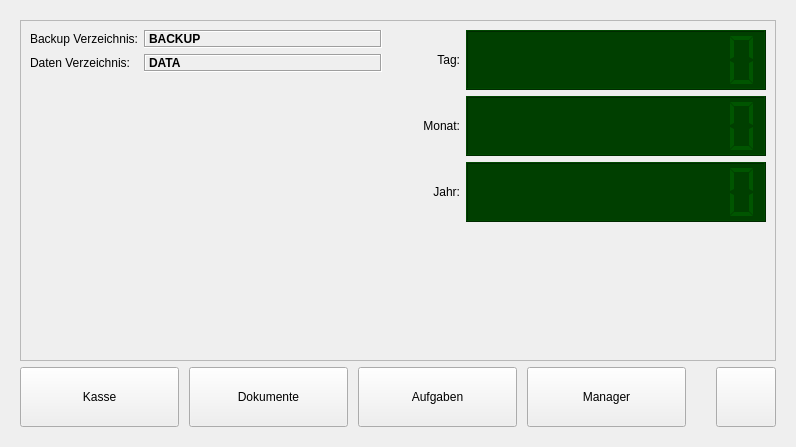
<?xml version="1.0" encoding="UTF-8"?>
<ui version="4.0">
 <class>QRKHome</class>
 <widget class="QWidget" name="QRKHome">
  <property name="geometry">
   <rect>
    <x>0</x>
    <y>0</y>
    <width>796</width>
    <height>447</height>
   </rect>
  </property>
  <property name="windowTitle">
   <string>Form</string>
  </property>
  <property name="windowIcon">
   <iconset resource="../qrk.qrc">
    <normaloff>:/icons/logo.png</normaloff>:/icons/logo.png</iconset>
  </property>
  <layout class="QHBoxLayout" name="horizontalLayout_9">
   <item>
    <widget class="QFrame" name="frame">
     <layout class="QGridLayout" name="gridLayout">
      <item row="0" column="0">
       <layout class="QVBoxLayout" name="verticalLayout_2">
        <item>
         <widget class="QFrame" name="frame_2">
          <property name="frameShape">
           <enum>QFrame::StyledPanel</enum>
          </property>
          <property name="frameShadow">
           <enum>QFrame::Raised</enum>
          </property>
          <layout class="QHBoxLayout" name="horizontalLayout_10">
           <item>
            <layout class="QHBoxLayout" name="horizontalLayout_8">
             <item>
              <layout class="QHBoxLayout" name="horizontalLayout_5">
               <item>
                <layout class="QFormLayout" name="formLayout">
                 <item row="0" column="0">
                  <widget class="QLabel" name="label">
                   <property name="text">
                    <string>Backup Verzeichnis:</string>
                   </property>
                  </widget>
                 </item>
                 <item row="0" column="1">
                  <layout class="QHBoxLayout" name="horizontalLayout_3">
                   <item>
                    <widget class="QLabel" name="backupDirLabel">
                     <property name="sizePolicy">
                      <sizepolicy hsizetype="Expanding" vsizetype="Preferred">
                       <horstretch>0</horstretch>
                       <verstretch>0</verstretch>
                      </sizepolicy>
                     </property>
                     <property name="font">
                      <font>
                       <family>Arial</family>
                       <weight>75</weight>
                       <bold>true</bold>
                      </font>
                     </property>
                     <property name="frameShape">
                      <enum>QFrame::Box</enum>
                     </property>
                     <property name="frameShadow">
                      <enum>QFrame::Sunken</enum>
                     </property>
                     <property name="text">
                      <string>BACKUP</string>
                     </property>
                    </widget>
                   </item>
                   <item>
                    <widget class="QLabel" name="backupDirIconLabel">
                     <property name="sizePolicy">
                      <sizepolicy hsizetype="Preferred" vsizetype="Preferred">
                       <horstretch>0</horstretch>
                       <verstretch>0</verstretch>
                      </sizepolicy>
                     </property>
                     <property name="autoFillBackground">
                      <bool>false</bool>
                     </property>
                     <property name="frameShape">
                      <enum>QFrame::NoFrame</enum>
                     </property>
                     <property name="frameShadow">
                      <enum>QFrame::Raised</enum>
                     </property>
                     <property name="text">
                      <string/>
                     </property>
                     <property name="pixmap">
                      <pixmap resource="../qrk.qrc">:/icons/ok.png</pixmap>
                     </property>
                    </widget>
                   </item>
                  </layout>
                 </item>
                 <item row="1" column="0">
                  <widget class="QLabel" name="label_2">
                   <property name="text">
                    <string>Daten Verzeichnis:</string>
                   </property>
                  </widget>
                 </item>
                 <item row="1" column="1">
                  <layout class="QHBoxLayout" name="horizontalLayout_4">
                   <item>
                    <widget class="QLabel" name="dataDirlabel">
                     <property name="sizePolicy">
                      <sizepolicy hsizetype="Expanding" vsizetype="Preferred">
                       <horstretch>0</horstretch>
                       <verstretch>0</verstretch>
                      </sizepolicy>
                     </property>
                     <property name="font">
                      <font>
                       <family>Arial</family>
                       <weight>75</weight>
                       <bold>true</bold>
                      </font>
                     </property>
                     <property name="frameShape">
                      <enum>QFrame::Box</enum>
                     </property>
                     <property name="frameShadow">
                      <enum>QFrame::Sunken</enum>
                     </property>
                     <property name="text">
                      <string>DATA</string>
                     </property>
                    </widget>
                   </item>
                   <item>
                    <widget class="QLabel" name="dataDirIconLabel">
                     <property name="sizePolicy">
                      <sizepolicy hsizetype="Preferred" vsizetype="Preferred">
                       <horstretch>0</horstretch>
                       <verstretch>0</verstretch>
                      </sizepolicy>
                     </property>
                     <property name="frameShape">
                      <enum>QFrame::NoFrame</enum>
                     </property>
                     <property name="frameShadow">
                      <enum>QFrame::Raised</enum>
                     </property>
                     <property name="text">
                      <string/>
                     </property>
                     <property name="pixmap">
                      <pixmap resource="../qrk.qrc">:/icons/ok.png</pixmap>
                     </property>
                    </widget>
                   </item>
                  </layout>
                 </item>
                </layout>
               </item>
              </layout>
             </item>
             <item>
              <layout class="QVBoxLayout" name="verticalLayout">
               <item>
                <layout class="QHBoxLayout" name="horizontalLayout">
                 <item>
                  <widget class="QLabel" name="label_3">
                   <property name="sizePolicy">
                    <sizepolicy hsizetype="Expanding" vsizetype="Preferred">
                     <horstretch>0</horstretch>
                     <verstretch>0</verstretch>
                    </sizepolicy>
                   </property>
                   <property name="text">
                    <string>Tag:</string>
                   </property>
                   <property name="alignment">
                    <set>Qt::AlignRight|Qt::AlignTrailing|Qt::AlignVCenter</set>
                   </property>
                  </widget>
                 </item>
                 <item>
                  <widget class="QLCDNumber" name="lcdNumberDay">
                   <property name="sizePolicy">
                    <sizepolicy hsizetype="Expanding" vsizetype="Minimum">
                     <horstretch>0</horstretch>
                     <verstretch>0</verstretch>
                    </sizepolicy>
                   </property>
                   <property name="minimumSize">
                    <size>
                     <width>300</width>
                     <height>60</height>
                    </size>
                   </property>
                   <property name="palette">
                    <palette>
                     <active>
                      <colorrole role="WindowText">
                       <brush brushstyle="SolidPattern">
                        <color alpha="255">
                         <red>0</red>
                         <green>85</green>
                         <blue>0</blue>
                        </color>
                       </brush>
                      </colorrole>
                      <colorrole role="Button">
                       <brush brushstyle="SolidPattern">
                        <color alpha="255">
                         <red>0</red>
                         <green>63</green>
                         <blue>0</blue>
                        </color>
                       </brush>
                      </colorrole>
                      <colorrole role="Light">
                       <brush brushstyle="SolidPattern">
                        <color alpha="255">
                         <red>0</red>
                         <green>170</green>
                         <blue>0</blue>
                        </color>
                       </brush>
                      </colorrole>
                      <colorrole role="Text">
                       <brush brushstyle="SolidPattern">
                        <color alpha="255">
                         <red>0</red>
                         <green>85</green>
                         <blue>0</blue>
                        </color>
                       </brush>
                      </colorrole>
                      <colorrole role="ButtonText">
                       <brush brushstyle="SolidPattern">
                        <color alpha="255">
                         <red>0</red>
                         <green>85</green>
                         <blue>0</blue>
                        </color>
                       </brush>
                      </colorrole>
                      <colorrole role="Base">
                       <brush brushstyle="SolidPattern">
                        <color alpha="255">
                         <red>0</red>
                         <green>63</green>
                         <blue>0</blue>
                        </color>
                       </brush>
                      </colorrole>
                      <colorrole role="Window">
                       <brush brushstyle="SolidPattern">
                        <color alpha="255">
                         <red>0</red>
                         <green>63</green>
                         <blue>0</blue>
                        </color>
                       </brush>
                      </colorrole>
                     </active>
                     <inactive>
                      <colorrole role="WindowText">
                       <brush brushstyle="SolidPattern">
                        <color alpha="255">
                         <red>0</red>
                         <green>85</green>
                         <blue>0</blue>
                        </color>
                       </brush>
                      </colorrole>
                      <colorrole role="Button">
                       <brush brushstyle="SolidPattern">
                        <color alpha="255">
                         <red>0</red>
                         <green>63</green>
                         <blue>0</blue>
                        </color>
                       </brush>
                      </colorrole>
                      <colorrole role="Light">
                       <brush brushstyle="SolidPattern">
                        <color alpha="255">
                         <red>0</red>
                         <green>170</green>
                         <blue>0</blue>
                        </color>
                       </brush>
                      </colorrole>
                      <colorrole role="Text">
                       <brush brushstyle="SolidPattern">
                        <color alpha="255">
                         <red>0</red>
                         <green>85</green>
                         <blue>0</blue>
                        </color>
                       </brush>
                      </colorrole>
                      <colorrole role="ButtonText">
                       <brush brushstyle="SolidPattern">
                        <color alpha="255">
                         <red>0</red>
                         <green>85</green>
                         <blue>0</blue>
                        </color>
                       </brush>
                      </colorrole>
                      <colorrole role="Base">
                       <brush brushstyle="SolidPattern">
                        <color alpha="255">
                         <red>0</red>
                         <green>63</green>
                         <blue>0</blue>
                        </color>
                       </brush>
                      </colorrole>
                      <colorrole role="Window">
                       <brush brushstyle="SolidPattern">
                        <color alpha="255">
                         <red>0</red>
                         <green>63</green>
                         <blue>0</blue>
                        </color>
                       </brush>
                      </colorrole>
                     </inactive>
                     <disabled>
                      <colorrole role="WindowText">
                       <brush brushstyle="SolidPattern">
                        <color alpha="255">
                         <red>0</red>
                         <green>85</green>
                         <blue>0</blue>
                        </color>
                       </brush>
                      </colorrole>
                      <colorrole role="Button">
                       <brush brushstyle="SolidPattern">
                        <color alpha="255">
                         <red>0</red>
                         <green>63</green>
                         <blue>0</blue>
                        </color>
                       </brush>
                      </colorrole>
                      <colorrole role="Light">
                       <brush brushstyle="SolidPattern">
                        <color alpha="255">
                         <red>0</red>
                         <green>170</green>
                         <blue>0</blue>
                        </color>
                       </brush>
                      </colorrole>
                      <colorrole role="Text">
                       <brush brushstyle="SolidPattern">
                        <color alpha="255">
                         <red>0</red>
                         <green>85</green>
                         <blue>0</blue>
                        </color>
                       </brush>
                      </colorrole>
                      <colorrole role="ButtonText">
                       <brush brushstyle="SolidPattern">
                        <color alpha="255">
                         <red>0</red>
                         <green>85</green>
                         <blue>0</blue>
                        </color>
                       </brush>
                      </colorrole>
                      <colorrole role="Base">
                       <brush brushstyle="SolidPattern">
                        <color alpha="255">
                         <red>0</red>
                         <green>63</green>
                         <blue>0</blue>
                        </color>
                       </brush>
                      </colorrole>
                      <colorrole role="Window">
                       <brush brushstyle="SolidPattern">
                        <color alpha="255">
                         <red>0</red>
                         <green>63</green>
                         <blue>0</blue>
                        </color>
                       </brush>
                      </colorrole>
                     </disabled>
                    </palette>
                   </property>
                   <property name="styleSheet">
                    <string notr="true">QLCDNumber{
	color: rgb(0, 85, 0);
	background-color: rgb(0, 63, 0);
}</string>
                   </property>
                   <property name="smallDecimalPoint">
                    <bool>false</bool>
                   </property>
                   <property name="digitCount">
                    <number>10</number>
                   </property>
                   <property name="segmentStyle">
                    <enum>QLCDNumber::Flat</enum>
                   </property>
                  </widget>
                 </item>
                </layout>
               </item>
               <item>
                <layout class="QHBoxLayout" name="horizontalLayout_6">
                 <item>
                  <widget class="QLabel" name="label_4">
                   <property name="sizePolicy">
                    <sizepolicy hsizetype="Expanding" vsizetype="Preferred">
                     <horstretch>0</horstretch>
                     <verstretch>0</verstretch>
                    </sizepolicy>
                   </property>
                   <property name="text">
                    <string>Monat:</string>
                   </property>
                   <property name="alignment">
                    <set>Qt::AlignRight|Qt::AlignTrailing|Qt::AlignVCenter</set>
                   </property>
                  </widget>
                 </item>
                 <item>
                  <widget class="QLCDNumber" name="lcdNumberMonth">
                   <property name="sizePolicy">
                    <sizepolicy hsizetype="Expanding" vsizetype="Minimum">
                     <horstretch>0</horstretch>
                     <verstretch>0</verstretch>
                    </sizepolicy>
                   </property>
                   <property name="minimumSize">
                    <size>
                     <width>300</width>
                     <height>60</height>
                    </size>
                   </property>
                   <property name="palette">
                    <palette>
                     <active>
                      <colorrole role="WindowText">
                       <brush brushstyle="SolidPattern">
                        <color alpha="255">
                         <red>0</red>
                         <green>85</green>
                         <blue>0</blue>
                        </color>
                       </brush>
                      </colorrole>
                      <colorrole role="Button">
                       <brush brushstyle="SolidPattern">
                        <color alpha="255">
                         <red>0</red>
                         <green>63</green>
                         <blue>0</blue>
                        </color>
                       </brush>
                      </colorrole>
                      <colorrole role="Light">
                       <brush brushstyle="SolidPattern">
                        <color alpha="255">
                         <red>0</red>
                         <green>170</green>
                         <blue>0</blue>
                        </color>
                       </brush>
                      </colorrole>
                      <colorrole role="Text">
                       <brush brushstyle="SolidPattern">
                        <color alpha="255">
                         <red>0</red>
                         <green>85</green>
                         <blue>0</blue>
                        </color>
                       </brush>
                      </colorrole>
                      <colorrole role="ButtonText">
                       <brush brushstyle="SolidPattern">
                        <color alpha="255">
                         <red>0</red>
                         <green>85</green>
                         <blue>0</blue>
                        </color>
                       </brush>
                      </colorrole>
                      <colorrole role="Base">
                       <brush brushstyle="SolidPattern">
                        <color alpha="255">
                         <red>0</red>
                         <green>63</green>
                         <blue>0</blue>
                        </color>
                       </brush>
                      </colorrole>
                      <colorrole role="Window">
                       <brush brushstyle="SolidPattern">
                        <color alpha="255">
                         <red>0</red>
                         <green>63</green>
                         <blue>0</blue>
                        </color>
                       </brush>
                      </colorrole>
                     </active>
                     <inactive>
                      <colorrole role="WindowText">
                       <brush brushstyle="SolidPattern">
                        <color alpha="255">
                         <red>0</red>
                         <green>85</green>
                         <blue>0</blue>
                        </color>
                       </brush>
                      </colorrole>
                      <colorrole role="Button">
                       <brush brushstyle="SolidPattern">
                        <color alpha="255">
                         <red>0</red>
                         <green>63</green>
                         <blue>0</blue>
                        </color>
                       </brush>
                      </colorrole>
                      <colorrole role="Light">
                       <brush brushstyle="SolidPattern">
                        <color alpha="255">
                         <red>0</red>
                         <green>170</green>
                         <blue>0</blue>
                        </color>
                       </brush>
                      </colorrole>
                      <colorrole role="Text">
                       <brush brushstyle="SolidPattern">
                        <color alpha="255">
                         <red>0</red>
                         <green>85</green>
                         <blue>0</blue>
                        </color>
                       </brush>
                      </colorrole>
                      <colorrole role="ButtonText">
                       <brush brushstyle="SolidPattern">
                        <color alpha="255">
                         <red>0</red>
                         <green>85</green>
                         <blue>0</blue>
                        </color>
                       </brush>
                      </colorrole>
                      <colorrole role="Base">
                       <brush brushstyle="SolidPattern">
                        <color alpha="255">
                         <red>0</red>
                         <green>63</green>
                         <blue>0</blue>
                        </color>
                       </brush>
                      </colorrole>
                      <colorrole role="Window">
                       <brush brushstyle="SolidPattern">
                        <color alpha="255">
                         <red>0</red>
                         <green>63</green>
                         <blue>0</blue>
                        </color>
                       </brush>
                      </colorrole>
                     </inactive>
                     <disabled>
                      <colorrole role="WindowText">
                       <brush brushstyle="SolidPattern">
                        <color alpha="255">
                         <red>0</red>
                         <green>85</green>
                         <blue>0</blue>
                        </color>
                       </brush>
                      </colorrole>
                      <colorrole role="Button">
                       <brush brushstyle="SolidPattern">
                        <color alpha="255">
                         <red>0</red>
                         <green>63</green>
                         <blue>0</blue>
                        </color>
                       </brush>
                      </colorrole>
                      <colorrole role="Light">
                       <brush brushstyle="SolidPattern">
                        <color alpha="255">
                         <red>0</red>
                         <green>170</green>
                         <blue>0</blue>
                        </color>
                       </brush>
                      </colorrole>
                      <colorrole role="Text">
                       <brush brushstyle="SolidPattern">
                        <color alpha="255">
                         <red>0</red>
                         <green>85</green>
                         <blue>0</blue>
                        </color>
                       </brush>
                      </colorrole>
                      <colorrole role="ButtonText">
                       <brush brushstyle="SolidPattern">
                        <color alpha="255">
                         <red>0</red>
                         <green>85</green>
                         <blue>0</blue>
                        </color>
                       </brush>
                      </colorrole>
                      <colorrole role="Base">
                       <brush brushstyle="SolidPattern">
                        <color alpha="255">
                         <red>0</red>
                         <green>63</green>
                         <blue>0</blue>
                        </color>
                       </brush>
                      </colorrole>
                      <colorrole role="Window">
                       <brush brushstyle="SolidPattern">
                        <color alpha="255">
                         <red>0</red>
                         <green>63</green>
                         <blue>0</blue>
                        </color>
                       </brush>
                      </colorrole>
                     </disabled>
                    </palette>
                   </property>
                   <property name="styleSheet">
                    <string notr="true">QLCDNumber{color: rgb(0, 85, 0);background-color: rgb(0, 63, 0);}</string>
                   </property>
                   <property name="smallDecimalPoint">
                    <bool>false</bool>
                   </property>
                   <property name="digitCount">
                    <number>10</number>
                   </property>
                   <property name="segmentStyle">
                    <enum>QLCDNumber::Flat</enum>
                   </property>
                  </widget>
                 </item>
                </layout>
               </item>
               <item>
                <layout class="QHBoxLayout" name="horizontalLayout_7">
                 <item>
                  <widget class="QLabel" name="label_5">
                   <property name="sizePolicy">
                    <sizepolicy hsizetype="Expanding" vsizetype="Preferred">
                     <horstretch>0</horstretch>
                     <verstretch>0</verstretch>
                    </sizepolicy>
                   </property>
                   <property name="text">
                    <string>Jahr:</string>
                   </property>
                   <property name="alignment">
                    <set>Qt::AlignRight|Qt::AlignTrailing|Qt::AlignVCenter</set>
                   </property>
                  </widget>
                 </item>
                 <item>
                  <widget class="QLCDNumber" name="lcdNumberYear">
                   <property name="sizePolicy">
                    <sizepolicy hsizetype="Expanding" vsizetype="Minimum">
                     <horstretch>0</horstretch>
                     <verstretch>0</verstretch>
                    </sizepolicy>
                   </property>
                   <property name="minimumSize">
                    <size>
                     <width>300</width>
                     <height>60</height>
                    </size>
                   </property>
                   <property name="palette">
                    <palette>
                     <active>
                      <colorrole role="WindowText">
                       <brush brushstyle="SolidPattern">
                        <color alpha="255">
                         <red>0</red>
                         <green>85</green>
                         <blue>0</blue>
                        </color>
                       </brush>
                      </colorrole>
                      <colorrole role="Button">
                       <brush brushstyle="SolidPattern">
                        <color alpha="255">
                         <red>0</red>
                         <green>63</green>
                         <blue>0</blue>
                        </color>
                       </brush>
                      </colorrole>
                      <colorrole role="Light">
                       <brush brushstyle="SolidPattern">
                        <color alpha="255">
                         <red>0</red>
                         <green>170</green>
                         <blue>0</blue>
                        </color>
                       </brush>
                      </colorrole>
                      <colorrole role="Text">
                       <brush brushstyle="SolidPattern">
                        <color alpha="255">
                         <red>0</red>
                         <green>85</green>
                         <blue>0</blue>
                        </color>
                       </brush>
                      </colorrole>
                      <colorrole role="ButtonText">
                       <brush brushstyle="SolidPattern">
                        <color alpha="255">
                         <red>0</red>
                         <green>85</green>
                         <blue>0</blue>
                        </color>
                       </brush>
                      </colorrole>
                      <colorrole role="Base">
                       <brush brushstyle="SolidPattern">
                        <color alpha="255">
                         <red>0</red>
                         <green>63</green>
                         <blue>0</blue>
                        </color>
                       </brush>
                      </colorrole>
                      <colorrole role="Window">
                       <brush brushstyle="SolidPattern">
                        <color alpha="255">
                         <red>0</red>
                         <green>63</green>
                         <blue>0</blue>
                        </color>
                       </brush>
                      </colorrole>
                     </active>
                     <inactive>
                      <colorrole role="WindowText">
                       <brush brushstyle="SolidPattern">
                        <color alpha="255">
                         <red>0</red>
                         <green>85</green>
                         <blue>0</blue>
                        </color>
                       </brush>
                      </colorrole>
                      <colorrole role="Button">
                       <brush brushstyle="SolidPattern">
                        <color alpha="255">
                         <red>0</red>
                         <green>63</green>
                         <blue>0</blue>
                        </color>
                       </brush>
                      </colorrole>
                      <colorrole role="Light">
                       <brush brushstyle="SolidPattern">
                        <color alpha="255">
                         <red>0</red>
                         <green>170</green>
                         <blue>0</blue>
                        </color>
                       </brush>
                      </colorrole>
                      <colorrole role="Text">
                       <brush brushstyle="SolidPattern">
                        <color alpha="255">
                         <red>0</red>
                         <green>85</green>
                         <blue>0</blue>
                        </color>
                       </brush>
                      </colorrole>
                      <colorrole role="ButtonText">
                       <brush brushstyle="SolidPattern">
                        <color alpha="255">
                         <red>0</red>
                         <green>85</green>
                         <blue>0</blue>
                        </color>
                       </brush>
                      </colorrole>
                      <colorrole role="Base">
                       <brush brushstyle="SolidPattern">
                        <color alpha="255">
                         <red>0</red>
                         <green>63</green>
                         <blue>0</blue>
                        </color>
                       </brush>
                      </colorrole>
                      <colorrole role="Window">
                       <brush brushstyle="SolidPattern">
                        <color alpha="255">
                         <red>0</red>
                         <green>63</green>
                         <blue>0</blue>
                        </color>
                       </brush>
                      </colorrole>
                     </inactive>
                     <disabled>
                      <colorrole role="WindowText">
                       <brush brushstyle="SolidPattern">
                        <color alpha="255">
                         <red>0</red>
                         <green>85</green>
                         <blue>0</blue>
                        </color>
                       </brush>
                      </colorrole>
                      <colorrole role="Button">
                       <brush brushstyle="SolidPattern">
                        <color alpha="255">
                         <red>0</red>
                         <green>63</green>
                         <blue>0</blue>
                        </color>
                       </brush>
                      </colorrole>
                      <colorrole role="Light">
                       <brush brushstyle="SolidPattern">
                        <color alpha="255">
                         <red>0</red>
                         <green>170</green>
                         <blue>0</blue>
                        </color>
                       </brush>
                      </colorrole>
                      <colorrole role="Text">
                       <brush brushstyle="SolidPattern">
                        <color alpha="255">
                         <red>0</red>
                         <green>85</green>
                         <blue>0</blue>
                        </color>
                       </brush>
                      </colorrole>
                      <colorrole role="ButtonText">
                       <brush brushstyle="SolidPattern">
                        <color alpha="255">
                         <red>0</red>
                         <green>85</green>
                         <blue>0</blue>
                        </color>
                       </brush>
                      </colorrole>
                      <colorrole role="Base">
                       <brush brushstyle="SolidPattern">
                        <color alpha="255">
                         <red>0</red>
                         <green>63</green>
                         <blue>0</blue>
                        </color>
                       </brush>
                      </colorrole>
                      <colorrole role="Window">
                       <brush brushstyle="SolidPattern">
                        <color alpha="255">
                         <red>0</red>
                         <green>63</green>
                         <blue>0</blue>
                        </color>
                       </brush>
                      </colorrole>
                     </disabled>
                    </palette>
                   </property>
                   <property name="styleSheet">
                    <string notr="true">QLCDNumber{color: rgb(0, 85, 0);background-color: rgb(0, 63, 0);}</string>
                   </property>
                   <property name="smallDecimalPoint">
                    <bool>false</bool>
                   </property>
                   <property name="digitCount">
                    <number>10</number>
                   </property>
                   <property name="segmentStyle">
                    <enum>QLCDNumber::Flat</enum>
                   </property>
                  </widget>
                 </item>
                </layout>
               </item>
               <item>
                <spacer name="verticalSpacer">
                 <property name="orientation">
                  <enum>Qt::Vertical</enum>
                 </property>
                 <property name="sizeHint" stdset="0">
                  <size>
                   <width>20</width>
                   <height>40</height>
                  </size>
                 </property>
                </spacer>
               </item>
              </layout>
             </item>
            </layout>
           </item>
          </layout>
         </widget>
        </item>
        <item>
         <layout class="QHBoxLayout" name="horizontalLayout_2">
          <property name="spacing">
           <number>10</number>
          </property>
          <item>
           <widget class="QPushButton" name="registerButton">
            <property name="sizePolicy">
             <sizepolicy hsizetype="Preferred" vsizetype="Preferred">
              <horstretch>0</horstretch>
              <verstretch>0</verstretch>
             </sizepolicy>
            </property>
            <property name="minimumSize">
             <size>
              <width>150</width>
              <height>60</height>
             </size>
            </property>
            <property name="text">
             <string>Kasse</string>
            </property>
            <property name="icon">
             <iconset resource="../qrk.qrc">
              <normaloff>:/icons/kassa.png</normaloff>:/icons/kassa.png</iconset>
            </property>
            <property name="iconSize">
             <size>
              <width>32</width>
              <height>32</height>
             </size>
            </property>
           </widget>
          </item>
          <item>
           <widget class="QPushButton" name="documentButton">
            <property name="sizePolicy">
             <sizepolicy hsizetype="Preferred" vsizetype="Preferred">
              <horstretch>0</horstretch>
              <verstretch>0</verstretch>
             </sizepolicy>
            </property>
            <property name="minimumSize">
             <size>
              <width>150</width>
              <height>60</height>
             </size>
            </property>
            <property name="text">
             <string>Dokumente</string>
            </property>
            <property name="icon">
             <iconset resource="../qrk.qrc">
              <normaloff>:/icons/documents.png</normaloff>:/icons/documents.png</iconset>
            </property>
            <property name="iconSize">
             <size>
              <width>32</width>
              <height>32</height>
             </size>
            </property>
           </widget>
          </item>
          <item>
           <widget class="QPushButton" name="taskButton">
            <property name="sizePolicy">
             <sizepolicy hsizetype="Preferred" vsizetype="Preferred">
              <horstretch>0</horstretch>
              <verstretch>0</verstretch>
             </sizepolicy>
            </property>
            <property name="minimumSize">
             <size>
              <width>150</width>
              <height>60</height>
             </size>
            </property>
            <property name="text">
             <string>Aufgaben</string>
            </property>
            <property name="icon">
             <iconset resource="../qrk.qrc">
              <normaloff>:/icons/task.png</normaloff>:/icons/task.png</iconset>
            </property>
            <property name="iconSize">
             <size>
              <width>32</width>
              <height>32</height>
             </size>
            </property>
           </widget>
          </item>
          <item>
           <widget class="QPushButton" name="pushButton1">
            <property name="enabled">
             <bool>true</bool>
            </property>
            <property name="sizePolicy">
             <sizepolicy hsizetype="Preferred" vsizetype="Preferred">
              <horstretch>0</horstretch>
              <verstretch>0</verstretch>
             </sizepolicy>
            </property>
            <property name="minimumSize">
             <size>
              <width>150</width>
              <height>60</height>
             </size>
            </property>
            <property name="text">
             <string>Manager</string>
            </property>
            <property name="icon">
             <iconset resource="../qrk.qrc">
              <normaloff>:/icons/group-pay.png</normaloff>:/icons/group-pay.png</iconset>
            </property>
            <property name="iconSize">
             <size>
              <width>32</width>
              <height>32</height>
             </size>
            </property>
           </widget>
          </item>
          <item>
           <layout class="QGridLayout" name="pictureButtonsLayout"/>
          </item>
          <item>
           <spacer name="horizontalSpacer_3">
            <property name="orientation">
             <enum>Qt::Horizontal</enum>
            </property>
            <property name="sizeType">
             <enum>QSizePolicy::Fixed</enum>
            </property>
            <property name="sizeHint" stdset="0">
             <size>
              <width>20</width>
              <height>20</height>
             </size>
            </property>
           </spacer>
          </item>
          <item>
           <widget class="QPushButton" name="menuButton">
            <property name="minimumSize">
             <size>
              <width>60</width>
              <height>60</height>
             </size>
            </property>
            <property name="maximumSize">
             <size>
              <width>60</width>
              <height>60</height>
             </size>
            </property>
            <property name="text">
             <string/>
            </property>
            <property name="icon">
             <iconset resource="../qrk.qrc">
              <normaloff>:/icons/menu.png</normaloff>:/icons/menu.png</iconset>
            </property>
            <property name="iconSize">
             <size>
              <width>55</width>
              <height>55</height>
             </size>
            </property>
           </widget>
          </item>
         </layout>
        </item>
       </layout>
      </item>
     </layout>
    </widget>
   </item>
  </layout>
 </widget>
 <resources>
  <include location="../qrk.qrc"/>
 </resources>
 <connections/>
</ui>
